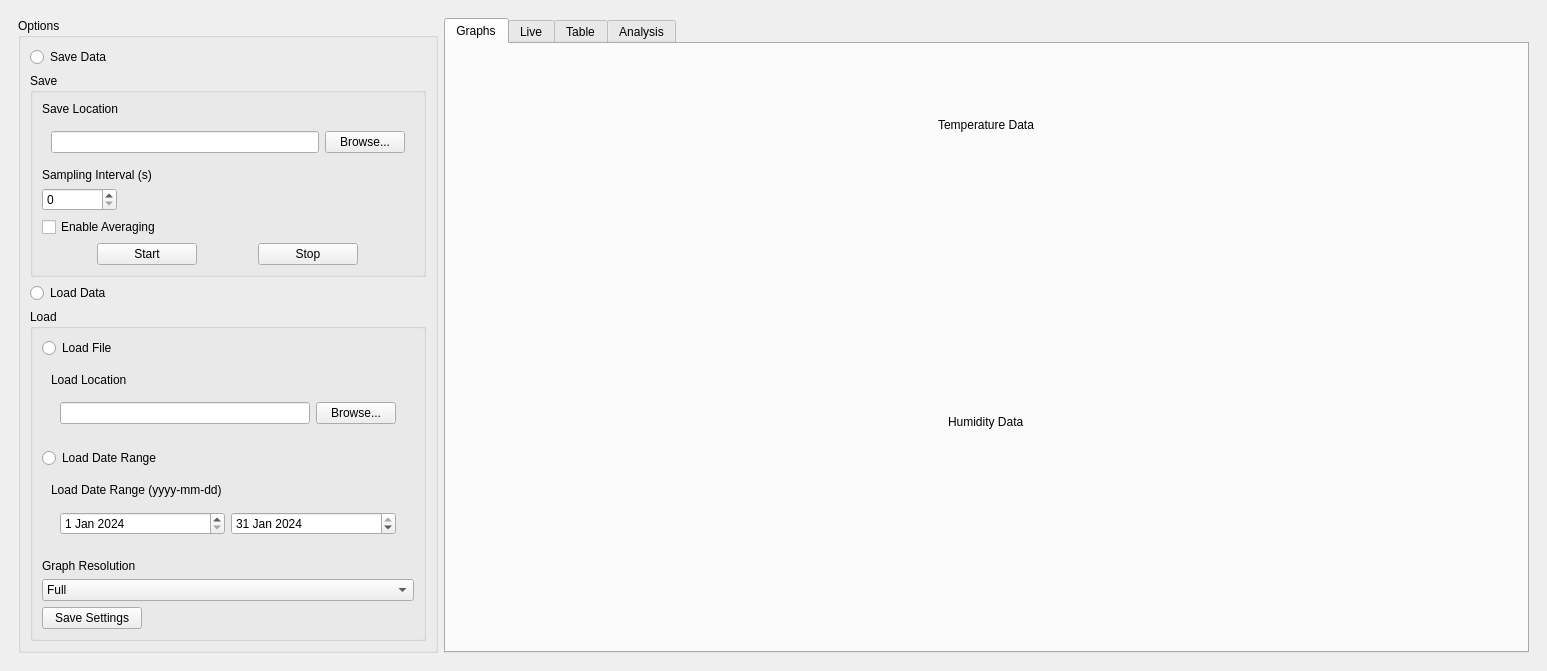
<?xml version="1.0" encoding="UTF-8"?>
<ui version="4.0">
 <class>MainWindow</class>
 <widget class="QMainWindow" name="MainWindow">
  <property name="geometry">
   <rect>
    <x>0</x>
    <y>0</y>
    <width>1388</width>
    <height>667</height>
   </rect>
  </property>
  <property name="windowTitle">
   <string>QSUM Temperature and Humidity Monitor</string>
  </property>
  <widget class="QWidget" name="centralwidget">
   <layout class="QHBoxLayout" name="horizontalLayout">
    <property name="spacing">
     <number>-1</number>
    </property>
    <item>
     <widget class="QWidget" name="widget" native="true">
      <layout class="QHBoxLayout" name="horizontalLayout_5">
       <item>
        <widget class="QGroupBox" name="optionsBox">
         <property name="title">
          <string>Options</string>
         </property>
         <layout class="QVBoxLayout" name="verticalLayout_5">
          <item>
           <widget class="QRadioButton" name="saveRadio">
            <property name="text">
             <string>Save Data</string>
            </property>
           </widget>
          </item>
          <item>
           <widget class="QGroupBox" name="saveBox">
            <property name="title">
             <string>Save</string>
            </property>
            <layout class="QVBoxLayout" name="verticalLayout_6">
             <item alignment="Qt::AlignBottom">
              <widget class="QLabel" name="saveFileLabel">
               <property name="text">
                <string>Save Location</string>
               </property>
              </widget>
             </item>
             <item alignment="Qt::AlignTop">
              <widget class="QWidget" name="saveWidget" native="true">
               <layout class="QHBoxLayout" name="horizontalLayout_6">
                <item>
                 <widget class="QLineEdit" name="browseSaveLine">
                  <property name="minimumSize">
                   <size>
                    <width>250</width>
                    <height>0</height>
                   </size>
                  </property>
                 </widget>
                </item>
                <item>
                 <widget class="QPushButton" name="browseSave">
                  <property name="text">
                   <string>Browse...</string>
                  </property>
                 </widget>
                </item>
               </layout>
              </widget>
             </item>
             <item>
              <widget class="QLabel" name="intervalLabel">
               <property name="text">
                <string>Sampling Interval (s)</string>
               </property>
              </widget>
             </item>
             <item>
              <widget class="QSpinBox" name="intervalSpin">
               <property name="maximumSize">
                <size>
                 <width>75</width>
                 <height>16777215</height>
                </size>
               </property>
               <property name="value">
                <number>0</number>
               </property>
              </widget>
             </item>
             <item>
              <widget class="QCheckBox" name="averageCheck">
               <property name="text">
                <string>Enable Averaging</string>
               </property>
              </widget>
             </item>
             <item>
              <layout class="QHBoxLayout" name="saveButtonWidget">
               <item>
                <widget class="QPushButton" name="saveFileButton">
                 <property name="maximumSize">
                  <size>
                   <width>100</width>
                   <height>16777215</height>
                  </size>
                 </property>
                 <property name="text">
                  <string>Start</string>
                 </property>
                </widget>
               </item>
               <item>
                <widget class="QPushButton" name="stopButton">
                 <property name="maximumSize">
                  <size>
                   <width>100</width>
                   <height>16777215</height>
                  </size>
                 </property>
                 <property name="text">
                  <string>Stop</string>
                 </property>
                </widget>
               </item>
              </layout>
             </item>
            </layout>
           </widget>
          </item>
          <item>
           <widget class="QRadioButton" name="loadRadio">
            <property name="text">
             <string>Load Data</string>
            </property>
           </widget>
          </item>
          <item>
           <widget class="QGroupBox" name="loadBox">
            <property name="enabled">
             <bool>true</bool>
            </property>
            <property name="title">
             <string>Load</string>
            </property>
            <layout class="QVBoxLayout" name="verticalLayout_7">
             <item>
              <widget class="QRadioButton" name="loadFileRadio">
               <property name="text">
                <string>Load File</string>
               </property>
              </widget>
             </item>
             <item alignment="Qt::AlignTop">
              <widget class="QWidget" name="loadFileWidget" native="true">
               <property name="enabled">
                <bool>true</bool>
               </property>
               <layout class="QVBoxLayout" name="verticalLayout_8">
                <item alignment="Qt::AlignBottom">
                 <widget class="QLabel" name="loadFileLabel">
                  <property name="text">
                   <string>Load Location</string>
                  </property>
                 </widget>
                </item>
                <item alignment="Qt::AlignTop">
                 <widget class="QWidget" name="loadWidget" native="true">
                  <layout class="QHBoxLayout" name="horizontalLayout_7">
                   <item>
                    <widget class="QLineEdit" name="browseLoadLine">
                     <property name="minimumSize">
                      <size>
                       <width>250</width>
                       <height>0</height>
                      </size>
                     </property>
                    </widget>
                   </item>
                   <item>
                    <widget class="QPushButton" name="browseLoad">
                     <property name="text">
                      <string>Browse...</string>
                     </property>
                    </widget>
                   </item>
                  </layout>
                 </widget>
                </item>
               </layout>
              </widget>
             </item>
             <item alignment="Qt::AlignTop">
              <widget class="QRadioButton" name="loadDateRadio">
               <property name="text">
                <string>Load Date Range</string>
               </property>
              </widget>
             </item>
             <item alignment="Qt::AlignTop">
              <widget class="QWidget" name="loadDateWidget" native="true">
               <layout class="QVBoxLayout" name="verticalLayout_9">
                <item alignment="Qt::AlignTop">
                 <widget class="QLabel" name="loadDateLabel">
                  <property name="text">
                   <string>Load Date Range (yyyy-mm-dd)</string>
                  </property>
                 </widget>
                </item>
                <item>
                 <widget class="QWidget" name="dateRangeWidget" native="true">
                  <layout class="QHBoxLayout" name="horizontalLayout_8">
                   <item>
                    <widget class="QDateEdit" name="startDate">
                     <property name="date">
                      <date>
                       <year>2024</year>
                       <month>1</month>
                       <day>1</day>
                      </date>
                     </property>
                    </widget>
                   </item>
                   <item>
                    <widget class="QDateEdit" name="endDate">
                     <property name="date">
                      <date>
                       <year>2024</year>
                       <month>1</month>
                       <day>31</day>
                      </date>
                     </property>
                    </widget>
                   </item>
                  </layout>
                 </widget>
                </item>
               </layout>
              </widget>
             </item>
             <item>
              <widget class="QLabel" name="resolutionLabel">
               <property name="text">
                <string>Graph Resolution</string>
               </property>
              </widget>
             </item>
             <item>
              <widget class="QComboBox" name="resolutionCombo">
               <item>
                <property name="text">
                 <string>Full</string>
                </property>
               </item>
               <item>
                <property name="text">
                 <string>Half</string>
                </property>
               </item>
               <item>
                <property name="text">
                 <string>Tenth</string>
                </property>
               </item>
              </widget>
             </item>
             <item>
              <widget class="QPushButton" name="loadFileButton">
               <property name="maximumSize">
                <size>
                 <width>100</width>
                 <height>16777215</height>
                </size>
               </property>
               <property name="text">
                <string>Save Settings</string>
               </property>
              </widget>
             </item>
            </layout>
           </widget>
          </item>
         </layout>
        </widget>
       </item>
       <item>
        <widget class="QTabWidget" name="tabWidget">
         <property name="currentIndex">
          <number>0</number>
         </property>
         <widget class="QWidget" name="graphTab">
          <attribute name="title">
           <string>Graphs</string>
          </attribute>
          <layout class="QHBoxLayout" name="horizontalLayout_2">
           <item>
            <layout class="QVBoxLayout" name="verticalLayout">
             <item alignment="Qt::AlignHCenter">
              <widget class="QLabel" name="humidLabel">
               <property name="text">
                <string>Temperature Data</string>
               </property>
              </widget>
             </item>
             <item>
              <widget class="PlotWidget" name="tempWidget" native="true"/>
             </item>
             <item alignment="Qt::AlignHCenter">
              <widget class="QLabel" name="tempLabel">
               <property name="text">
                <string>Humidity Data</string>
               </property>
              </widget>
             </item>
             <item>
              <widget class="PlotWidget" name="humidWidget" native="true"/>
             </item>
            </layout>
           </item>
          </layout>
         </widget>
         <widget class="QWidget" name="liveTab">
          <attribute name="title">
           <string>Live</string>
          </attribute>
          <layout class="QHBoxLayout" name="horizontalLayout_3">
           <item>
            <widget class="QWidget" name="tempLive" native="true">
             <layout class="QVBoxLayout" name="verticalLayout_2">
              <item alignment="Qt::AlignHCenter">
               <widget class="QLabel" name="tempLiveLabel">
                <property name="font">
                 <font>
                  <pointsize>32</pointsize>
                  <bold>true</bold>
                 </font>
                </property>
                <property name="text">
                 <string>Current Temperature (°C)</string>
                </property>
               </widget>
              </item>
              <item>
               <widget class="QLCDNumber" name="curTempNumber">
                <property name="minimumSize">
                 <size>
                  <width>0</width>
                  <height>0</height>
                 </size>
                </property>
                <property name="value" stdset="0">
                 <double>0.000000000000000</double>
                </property>
               </widget>
              </item>
             </layout>
            </widget>
           </item>
           <item>
            <widget class="QWidget" name="humidLive" native="true">
             <layout class="QVBoxLayout" name="verticalLayout_3">
              <item alignment="Qt::AlignHCenter">
               <widget class="QLabel" name="humidLiveLabel">
                <property name="font">
                 <font>
                  <pointsize>32</pointsize>
                  <bold>true</bold>
                 </font>
                </property>
                <property name="text">
                 <string>Current rel. Humidity (%)</string>
                </property>
               </widget>
              </item>
              <item>
               <widget class="QLCDNumber" name="curHumidNumber">
                <property name="minimumSize">
                 <size>
                  <width>0</width>
                  <height>0</height>
                 </size>
                </property>
                <property name="value" stdset="0">
                 <double>0.000000000000000</double>
                </property>
               </widget>
              </item>
             </layout>
            </widget>
           </item>
          </layout>
         </widget>
         <widget class="QWidget" name="tableTab">
          <attribute name="title">
           <string>Table</string>
          </attribute>
          <layout class="QHBoxLayout" name="horizontalLayout_4">
           <item>
            <widget class="QTableWidget" name="tableWidget">
             <property name="editTriggers">
              <set>QAbstractItemView::NoEditTriggers</set>
             </property>
             <property name="rowCount">
              <number>0</number>
             </property>
             <property name="columnCount">
              <number>5</number>
             </property>
             <attribute name="horizontalHeaderCascadingSectionResizes">
              <bool>true</bool>
             </attribute>
             <attribute name="horizontalHeaderDefaultSectionSize">
              <number>175</number>
             </attribute>
             <attribute name="horizontalHeaderStretchLastSection">
              <bool>false</bool>
             </attribute>
             <attribute name="verticalHeaderVisible">
              <bool>false</bool>
             </attribute>
             <column/>
             <column/>
             <column/>
             <column/>
             <column/>
            </widget>
           </item>
          </layout>
         </widget>
         <widget class="QWidget" name="analysisTab">
          <attribute name="title">
           <string>Analysis</string>
          </attribute>
          <layout class="QVBoxLayout" name="verticalLayout_10">
           <item>
            <layout class="QVBoxLayout" name="analysisWidget"/>
           </item>
           <item>
            <layout class="QHBoxLayout" name="generateLayout">
             <property name="spacing">
              <number>0</number>
             </property>
             <property name="rightMargin">
              <number>0</number>
             </property>
             <item>
              <widget class="QPushButton" name="analysisButton">
               <property name="maximumSize">
                <size>
                 <width>100</width>
                 <height>16777215</height>
                </size>
               </property>
               <property name="text">
                <string>Generate</string>
               </property>
              </widget>
             </item>
             <item alignment="Qt::AlignRight">
              <widget class="QLabel" name="welchLabel">
               <property name="maximumSize">
                <size>
                 <width>150</width>
                 <height>16777215</height>
                </size>
               </property>
               <property name="text">
                <string>Welch Split:</string>
               </property>
              </widget>
             </item>
             <item>
              <widget class="QComboBox" name="welchCombo">
               <property name="maximumSize">
                <size>
                 <width>100</width>
                 <height>16777215</height>
                </size>
               </property>
               <item>
                <property name="text">
                 <string>1</string>
                </property>
               </item>
               <item>
                <property name="text">
                 <string>2</string>
                </property>
               </item>
               <item>
                <property name="text">
                 <string>4</string>
                </property>
               </item>
               <item>
                <property name="text">
                 <string>8</string>
                </property>
               </item>
               <item>
                <property name="text">
                 <string>16</string>
                </property>
               </item>
              </widget>
             </item>
            </layout>
           </item>
          </layout>
         </widget>
        </widget>
       </item>
      </layout>
     </widget>
    </item>
   </layout>
  </widget>
 </widget>
 <customwidgets>
  <customwidget>
   <class>PlotWidget</class>
   <extends>QWidget</extends>
   <header>pyqtgraph</header>
   <container>1</container>
  </customwidget>
 </customwidgets>
 <resources/>
 <connections/>
</ui>
